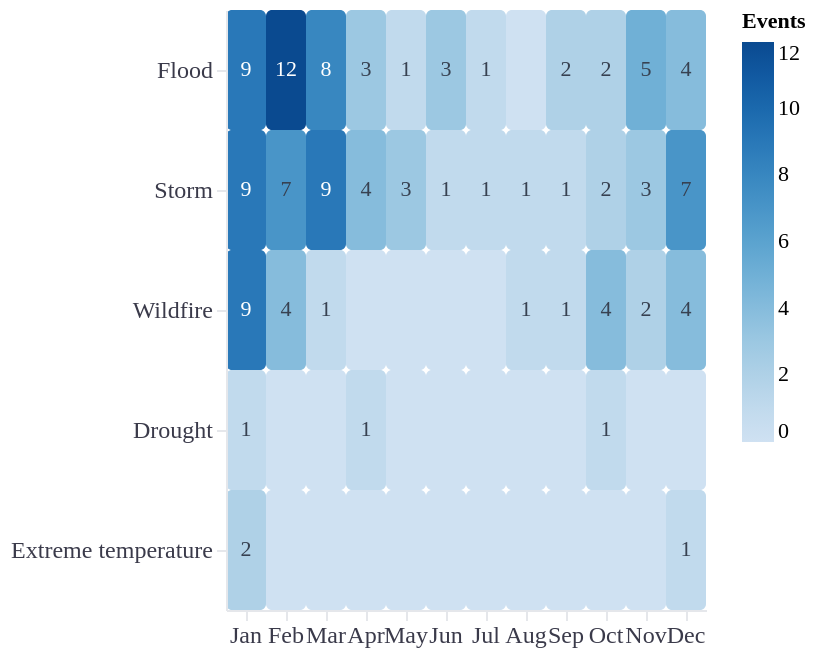

Write the Vega-Lite specification saved for this chart.
### Vega-Lite specification from a JSON file in a GitHub repository (floating-point values rounded to 4 significant figures)
{"$schema": "https://vega.github.io/schema/vega-lite/v5.json", "description": "Heatmap of Australian natural disaster frequency by month and type, 2000-2026", "width": "container", "height": 300, "data": {"values": [{"disaster_type": "Flood", "month": 1, "month_name": "Jan", "count": 9}, {"disaster_type": "Flood", "month": 2, "month_name": "Feb", "count": 12}, {"disaster_type": "Flood", "month": 3, "month_name": "Mar", "count": 8}, {"disaster_type": "Flood", "month": 4, "month_name": "Apr", "count": 3}, {"disaster_type": "Flood", "month": 5, "month_name": "May", "count": 1}, {"disaster_type": "Flood", "month": 6, "month_name": "Jun", "count": 3}, {"disaster_type": "Flood", "month": 7, "month_name": "Jul", "count": 1}, {"disaster_type": "Flood", "month": 8, "month_name": "Aug", "count": 0}, {"disaster_type": "Flood", "month": 9, "month_name": "Sep", "count": 2}, {"disaster_type": "Flood", "month": 10, "month_name": "Oct", "count": 2}, {"disaster_type": "Flood", "month": 11, "month_name": "Nov", "count": 5}, {"disaster_type": "Flood", "month": 12, "month_name": "Dec", "count": 4}, {"disaster_type": "Storm", "month": 1, "month_name": "Jan", "count": 9}, {"disaster_type": "Storm", "month": 2, "month_name": "Feb", "count": 7}, {"disaster_type": "Storm", "month": 3, "month_name": "Mar", "count": 9}, {"disaster_type": "Storm", "month": 4, "month_name": "Apr", "count": 4}, {"disaster_type": "Storm", "month": 5, "month_name": "May", "count": 3}, {"disaster_type": "Storm", "month": 6, "month_name": "Jun", "count": 1}, {"disaster_type": "Storm", "month": 7, "month_name": "Jul", "count": 1}, {"disaster_type": "Storm", "month": 8, "month_name": "Aug", "count": 1}, {"disaster_type": "Storm", "month": 9, "month_name": "Sep", "count": 1}, {"disaster_type": "Storm", "month": 10, "month_name": "Oct", "count": 2}, {"disaster_type": "Storm", "month": 11, "month_name": "Nov", "count": 3}, {"disaster_type": "Storm", "month": 12, "month_name": "Dec", "count": 7}, {"disaster_type": "Wildfire", "month": 1, "month_name": "Jan", "count": 9}, {"disaster_type": "Wildfire", "month": 2, "month_name": "Feb", "count": 4}, {"disaster_type": "Wildfire", "month": 3, "month_name": "Mar", "count": 1}, {"disaster_type": "Wildfire", "month": 4, "month_name": "Apr", "count": 0}, {"disaster_type": "Wildfire", "month": 5, "month_name": "May", "count": 0}, {"disaster_type": "Wildfire", "month": 6, "month_name": "Jun", "count": 0}, {"disaster_type": "Wildfire", "month": 7, "month_name": "Jul", "count": 0}, {"disaster_type": "Wildfire", "month": 8, "month_name": "Aug", "count": 1}, {"disaster_type": "Wildfire", "month": 9, "month_name": "Sep", "count": 1}, {"disaster_type": "Wildfire", "month": 10, "month_name": "Oct", "count": 4}, {"disaster_type": "Wildfire", "month": 11, "month_name": "Nov", "count": 2}, {"disaster_type": "Wildfire", "month": 12, "month_name": "Dec", "count": 4}, {"disaster_type": "Drought", "month": 1, "month_name": "Jan", "count": 1}, {"disaster_type": "Drought", "month": 2, "month_name": "Feb", "count": 0}, {"disaster_type": "Drought", "month": 3, "month_name": "Mar", "count": 0}, {"disaster_type": "Drought", "month": 4, "month_name": "Apr", "count": 1}, {"disaster_type": "Drought", "month": 5, "month_name": "May", "count": 0}, {"disaster_type": "Drought", "month": 6, "month_name": "Jun", "count": 0}, {"disaster_type": "Drought", "month": 7, "month_name": "Jul", "count": 0}, {"disaster_type": "Drought", "month": 8, "month_name": "Aug", "count": 0}, {"disaster_type": "Drought", "month": 9, "month_name": "Sep", "count": 0}, {"disaster_type": "Drought", "month": 10, "month_name": "Oct", "count": 1}, {"disaster_type": "Drought", "month": 11, "month_name": "Nov", "count": 0}, {"disaster_type": "Drought", "month": 12, "month_name": "Dec", "count": 0}, {"disaster_type": "Extreme temperature", "month": 1, "month_name": "Jan", "count": 2}, {"disaster_type": "Extreme temperature", "month": 2, "month_name": "Feb", "count": 0}, {"disaster_type": "Extreme temperature", "month": 3, "month_name": "Mar", "count": 0}, {"disaster_type": "Extreme temperature", "month": 4, "month_name": "Apr", "count": 0}, {"disaster_type": "Extreme temperature", "month": 5, "month_name": "May", "count": 0}, {"disaster_type": "Extreme temperature", "month": 6, "month_name": "Jun", "count": 0}, {"disaster_type": "Extreme temperature", "month": 7, "month_name": "Jul", "count": 0}, {"disaster_type": "Extreme temperature", "month": 8, "month_name": "Aug", "count": 0}, {"disaster_type": "Extreme temperature", "month": 9, "month_name": "Sep", "count": 0}, {"disaster_type": "Extreme temperature", "month": 10, "month_name": "Oct", "count": 0}, {"disaster_type": "Extreme temperature", "month": 11, "month_name": "Nov", "count": 0}, {"disaster_type": "Extreme temperature", "month": 12, "month_name": "Dec", "count": 1}]}, "layer": [{"mark": {"type": "rect", "cornerRadius": 3, "tooltip": true}, "encoding": {"x": {"field": "month_name", "type": "ordinal", "title": null, "sort": ["Jan", "Feb", "Mar", "Apr", "May", "Jun", "Jul", "Aug", "Sep", "Oct", "Nov", "Dec"], "axis": {"labelFontSize": 12, "labelFont": "DM Sans", "labelColor": "#3a3a4a", "domainColor": "#e5e7eb", "tickColor": "#e5e7eb", "labelAngle": 0}}, "y": {"field": "disaster_type", "type": "ordinal", "title": null, "sort": ["Flood", "Storm", "Wildfire", "Drought", "Extreme temperature"], "axis": {"labelFontSize": 12, "labelFont": "DM Sans", "labelColor": "#3a3a4a", "domainColor": "#e5e7eb", "tickColor": "#e5e7eb"}}, "color": {"field": "count", "type": "quantitative", "title": "Events", "scale": {"scheme": "blues", "domainMin": 0}, "legend": {"title": "Events", "titleFontSize": 11, "labelFontSize": 11, "labelFont": "DM Sans", "titleFont": "DM Sans", "orient": "right"}}, "tooltip": [{"field": "disaster_type", "type": "nominal", "title": "Disaster type"}, {"field": "month_name", "type": "nominal", "title": "Month"}, {"field": "count", "type": "quantitative", "title": "Events"}]}}, {"transform": [{"filter": "datum.count > 0"}], "mark": {"type": "text", "fontSize": 11, "fontWeight": "500", "font": "DM Sans"}, "encoding": {"x": {"field": "month_name", "type": "ordinal", "sort": ["Jan", "Feb", "Mar", "Apr", "May", "Jun", "Jul", "Aug", "Sep", "Oct", "Nov", "Dec"]}, "y": {"field": "disaster_type", "type": "ordinal", "sort": ["Flood", "Storm", "Wildfire", "Drought", "Extreme temperature"]}, "text": {"field": "count", "type": "quantitative"}, "color": {"condition": {"test": "datum.count >= 8", "value": "#ffffff"}, "value": "#374151"}}}], "view": {"stroke": null}, "background": "transparent", "config": {"font": "DM Sans", "axis": {"grid": false}}}
